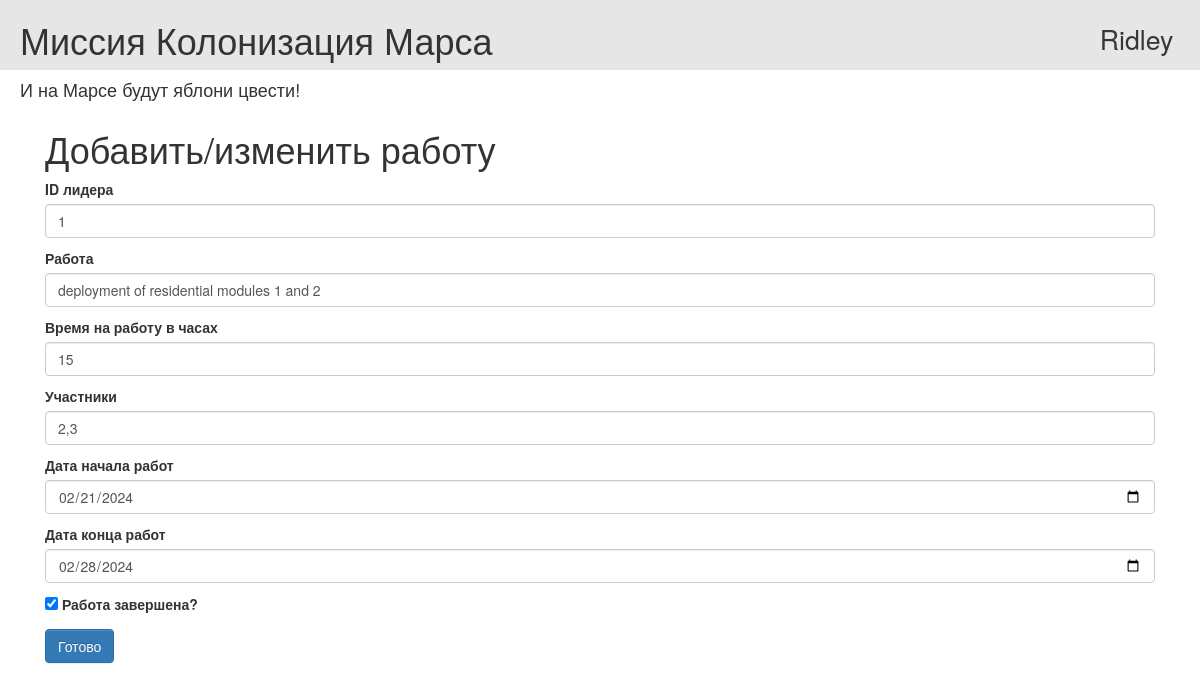
/job/1 (signed in), run on the app's committed database.
### data/users.py (models this page shows, shortened)
class User(SqlAlchemyBase, UserMixin, SerializerMixin):
    __tablename__ = 'users'
    id = sqlalchemy.Column(sqlalchemy.Integer,
                           primary_key=True, autoincrement=True)
    surname = sqlalchemy.Column(sqlalchemy.String, nullable=True)
    name = sqlalchemy.Column(sqlalchemy.String, nullable=True)
    age = sqlalchemy.Column(sqlalchemy.Integer, nullable=True)
    position = sqlalchemy.Column(sqlalchemy.String, nullable=True)
    speciality = sqlalchemy.Column(sqlalchemy.String, nullable=True)
    address = sqlalchemy.Column(sqlalchemy.String, nullable=True)
    email = sqlalchemy.Column(sqlalchemy.String,
                              index=True, unique=True, nullable=True)
    hashed_password = sqlalchemy.Column(sqlalchemy.String, nullable=True)
    city_from = sqlalchemy.Column(sqlalchemy.String, nullable=True)
    modified_date = sqlalchemy.Column(sqlalchemy.DateTime,
                                      default=datetime.datetime.now)

### data/jobs.py (models this page shows)
class Job(SqlAlchemyBase, SerializerMixin):
    __tablename__ = 'jobs'
    id = sqlalchemy.Column(sqlalchemy.Integer,
                           primary_key=True, autoincrement=True)
    team_leader_id = sqlalchemy.Column(sqlalchemy.Integer,
                                       sqlalchemy.ForeignKey("users.id"))
    team_leader = orm.relationship('User')
    job = sqlalchemy.Column(sqlalchemy.String, nullable=True)
    work_size = sqlalchemy.Column(sqlalchemy.Integer, nullable=True)
    collaborators = sqlalchemy.Column(sqlalchemy.String, nullable=True)
    start_date = sqlalchemy.Column(sqlalchemy.DateTime, default=datetime.datetime.now())
    end_date = sqlalchemy.Column(sqlalchemy.DateTime)
    is_finished = sqlalchemy.Column(sqlalchemy.Boolean, default=False)

### main.py (the view, shortened to what this page needs)
@app.route('/job/<int:id>', methods=['GET', 'POST'])
@login_required
def edit_job(id: int):
    form = JobForm()
    if request.method == 'GET':
        db_sess = db_session.create_session()
        if current_user.id == 1:
            job = db_sess.query(Job).filter(Job.id == id).first()
        else:
            job = db_sess.query(Job).filter(Job.id == id,
                                                 Job.team_leader == current_user).first()
        if job:
            form.team_leader_id.data = job.team_leader_id
            form.job.data = job.job
            form.work_size.data = job.work_size
            form.collaborators.data = job.collaborators
            form.start_date.data = job.start_date
            form.end_date.data = job.end_date
            form.is_finished.data = job.is_finished
        else:
            abort(404)
    return render_template('add_job.html', title='Изменить работу', form=form)

### main.py
class JobForm(FlaskForm):
    team_leader_id = IntegerField('ID лидера', validators=[DataRequired()])
    job = StringField('Работа', validators=[DataRequired()])
    work_size = IntegerField('Время на работу в часах', validators=[DataRequired()])
    collaborators = StringField('Участники', validators=[DataRequired()])
    start_date = DateField('Дата начала работ', format='%Y-%m-%d')
    end_date = DateField('Дата конца работ', format='%Y-%m-%d')
    is_finished = BooleanField('Работа завершена?', default=False)
    submit = SubmitField("Готово")

### data/db_session.py (called while the page is built)
def create_session() -> Session:
    global __factory
    return __factory()

### main.py (called while the page is built)
@login_manager.user_loader
def load_user(user_id: int):
    db_sess = db_session.create_session()
    return db_sess.query(User).get(user_id)

### templates/add_job.html (shortened to what this page needs)
{% extends "base.html" %}
{% block content %}
    <h1>Добавить/изменить работу</h1>
    <form action="" method="post">
        {% for elem in [form.team_leader_id, form.job, form.work_size, form.collaborators, form.start_date, form.end_date] %}
            <p>
                {{ elem.label }}
                {{ elem(class="form-control") }}
            </p>
        {% endfor %}
        <p>{{ form.is_finished() }} {{ form.is_finished.label }}</p>
        <p>{{ form.submit(type="submit", class="btn btn-primary") }}</p>
    </form>
{% endblock %}

### templates/base.html (shortened to what this page needs)
<!doctype html>
<html lang="en">
<head>
    <link rel="stylesheet"
          href="https://stackpath.bootstrapcdn.com/bootstrap/4.4.1/css/bootstrap.min.css"
>
    <link rel="stylesheet" type="text/css" href="/static/css/style.css">
    <link rel="stylesheet"
        type="text/css"
        href="https://maxcdn.bootstrapcdn.com/bootstrap/3.3.5/css/bootstrap-theme.min.css">
    <link rel="stylesheet"
        type="text/css"
        href="https://maxcdn.bootstrapcdn.com/bootstrap/3.3.5/css/bootstrap.min.css">
</head>
<body>
<div class="first_line">
    <h1 class="first_line_content">Миссия Колонизация Марса</h1>
    {% if current_user.is_authenticated %}
        <a href="/logout" role="button" class="user_name">{{ current_user.name }}</a>
    {% else %}
        <a class="btn btn-outline-primary" href="/login" role="button">Войти</a>
        <a class="btn btn-outline-success" href="/register" role="button">Зарегистрироваться</a>
    {% endif %}
</div>
<h4>И на Марсе будут яблони цвести!</h4>
<main role="main" class="container">
    {% block content %}{% endblock %}
</main>
</body>
</html>

### static/css/style.css (style rules this page uses)
h4 { padding-left: 20px; color: #e6e6e6; }
.first_line { padding-left: 20px; background-color: #e6e6e6 }
.user_name { display: inline-block; float: right; margin-right: 1em; margin-top: 0.75em; font-size: 20pt; color: #363636; }
a { display: inline-block; float: right; margin-right: 5px; margin-top: 1.25em; }
.first_line_content { display: inline-block; }

### data on the page
User: name "Ridley"
Job: team_leader_id "1" "deployment of residential modules 1 and 2" "15" "2,3" "02/21/2024" "02/28/2024"

### other printed values
{{ elem.label }} "ID лидера" "Работа" "Время на работу в часах" "Участники" "Дата начала работ" "Дата конца работ"
